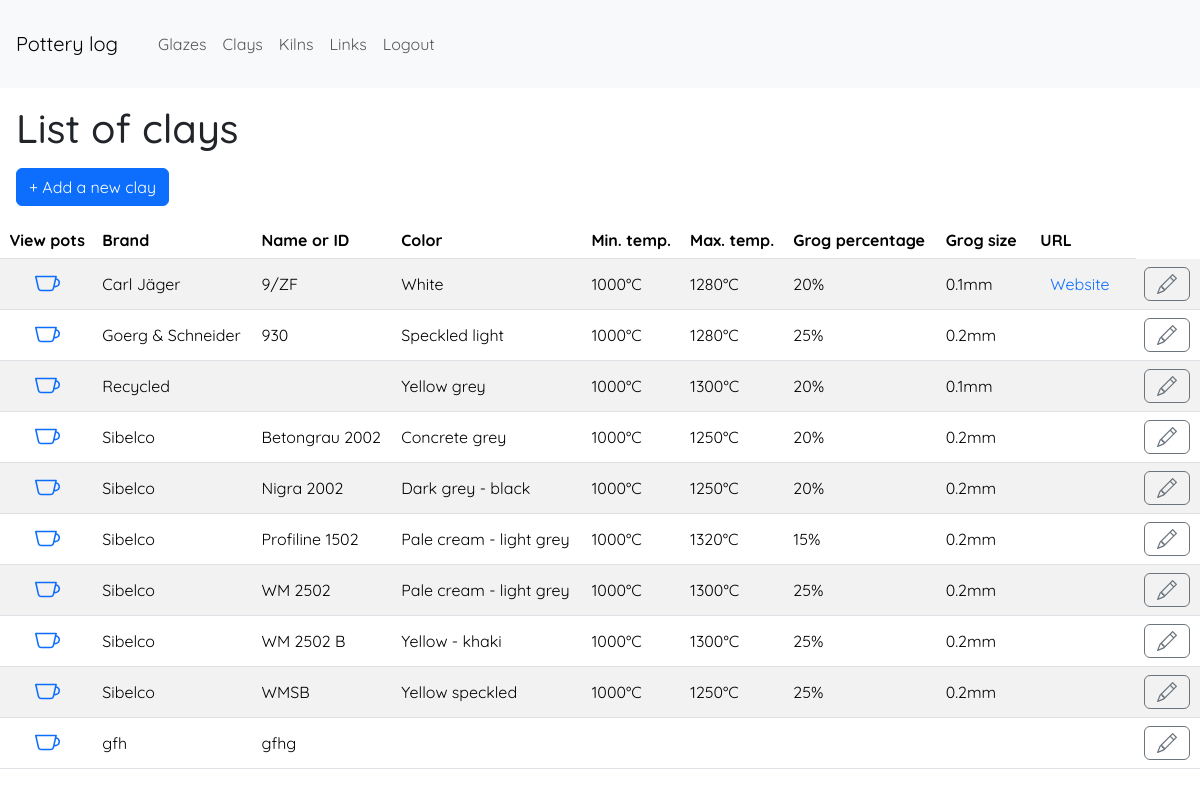
The app's page /viewclays (signed in), older data.
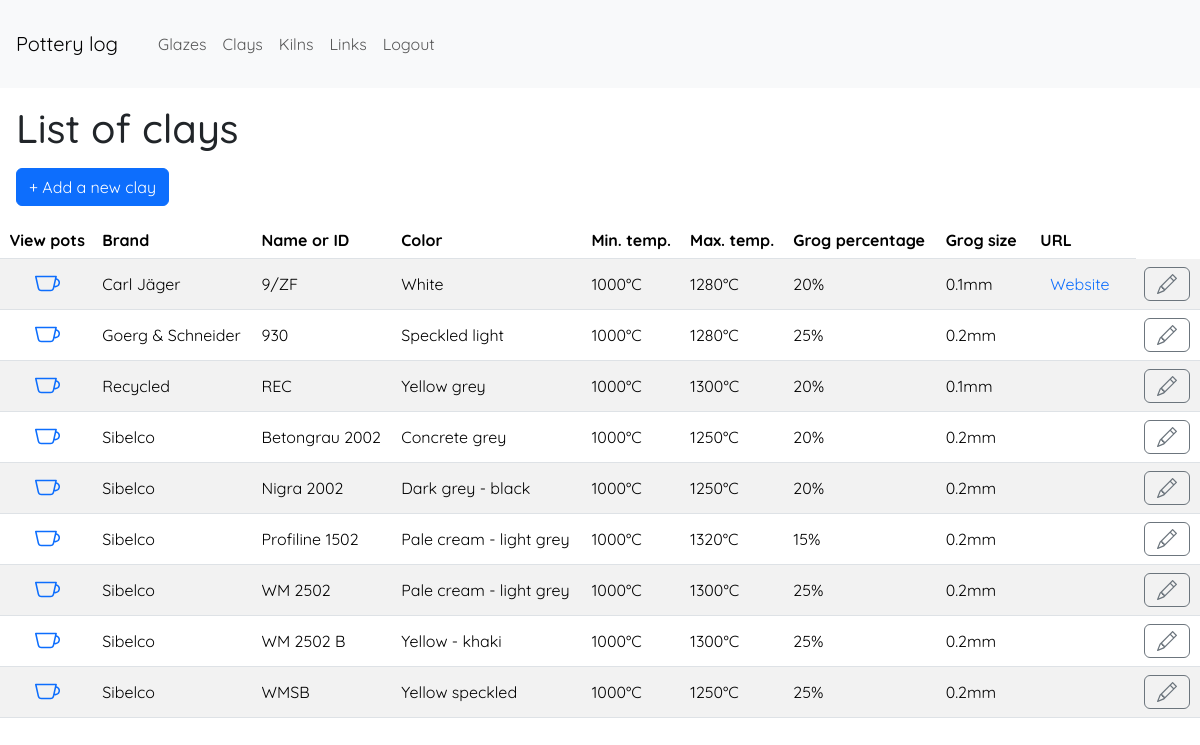
The same page, newer data.
### app/models.py (models this page shows, shortened)
class Clay(db.Model):
    __tablename__ = 'clay'
    id = db.Column(db.Integer, primary_key=True)
    brand = db.Column(db.String(140), index=True)
    name_id = db.Column(db.String(140), index=True)
    color = db.Column(db.String(140))
    temp_min = db.Column(db.Integer) # in °C
    temp_max = db.Column(db.Integer) # in °C
    grog_percent = db.Column(db.Integer) # in %
    grog_size_max = db.Column(db.Float) # in mm
    url = db.Column(db.String)
    pots = db.relationship('Pot', backref='made_with_clay', lazy='dynamic')

### app/controller.py (the view)
@app.route('/viewclays')
@login_required
def view_clays():
    clays = Clay.query.order_by(Clay.brand, Clay.name_id).all()
    clay_form = AddClayForm()
    return render_template('viewclays.html', title='List of clays', clays=clays, clay_form=clay_form)

### app/models.py (called while the page is built)
@login.user_loader
def load_user(id):
    return User.query.get(int(id))

### app/templates/viewclays.html (shortened to what this page needs)
{% extends 'layout.html' %}
{% block main %}
<h1 class="m-3">List of clays</h1>
<div class="m-3">
    <button id="add-new-clay" type="button" class="btn btn-primary" data-toggle="modal" data-target="#modal-add-edit-clay" data-reload-page="true">&plus; Add a new clay</button>
</div>
<table class="table table-striped">
    <thead>
        <tr>
            <th class="centered-content">View pots</th>
            <th>Brand</th>
            <th>Name or ID</th>
            <th>Color</th>
            <th>Min. temp.</th>
            <th>Max. temp.</th>
            <th>Grog percentage</th>
            <th>Grog size</th>
            <th style="padding: 8px 13px;">URL</th>
        </tr>
    </thead>
    <body>
        {% for clay in clays %}
        <tr>
            <td class="vertical-center centered-content">
                <a href="{{ url_for('show_clay', clay_id=clay.id) }}" class="hover-border-link">
                </a>
            </td>
            <td class="vertical-center">{{ clay.brand or '' }}</td>
            <td class="vertical-center">{{ clay.name_id or '' }}</td>
            <td class="vertical-center">{{ clay.color or '' }}</td>
            <td class="vertical-center">{{ clay.temp_min ~ '°C' if clay.temp_min else '' }}</td>
            <td class="vertical-center">{{ clay.temp_max ~ '°C' if clay.temp_max else '' }}</td>
            <td class="vertical-center">{{ clay.grog_percent ~ '%' if clay.grog_percent else '' }}</td>
            <td class="vertical-center">{{ clay.grog_size_max ~ 'mm' if clay.grog_size_max else '' }}</td>
            <td class="vertical-center">
                {% if clay.url %}
                    <a class="hover-border-link" href="{{ clay.url or '' }}" target="_blank">
                        Website
                    </a>
                {% endif %}
            </td>
            <td>
                <button type="button" class="btn btn-outline-secondary" id="open-modal-edit-item-{{ clay.id }}" data-toggle="modal" data-target="#modal-add-edit-clay" data-reload-page="true" data-itemtype="clay">
                </button>
            </td>
        </tr>
        {% endfor %}
    </body>
</table>
{% endblock %}

Row changes from the older to the newer data that the page shows:
removed Clay: brand "gfh", name "gfhg"
changed Clay "Recycled": name (not shown) → "REC"
